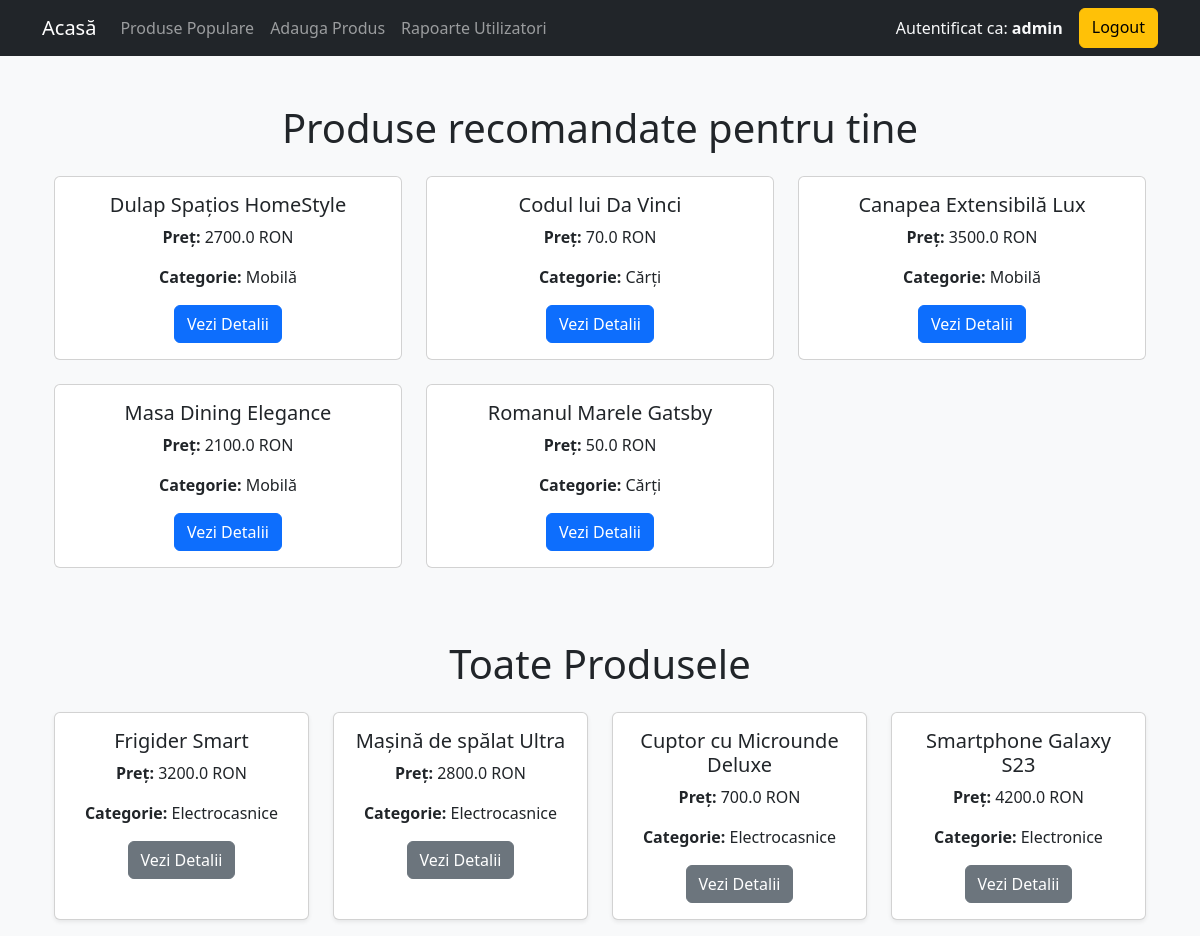
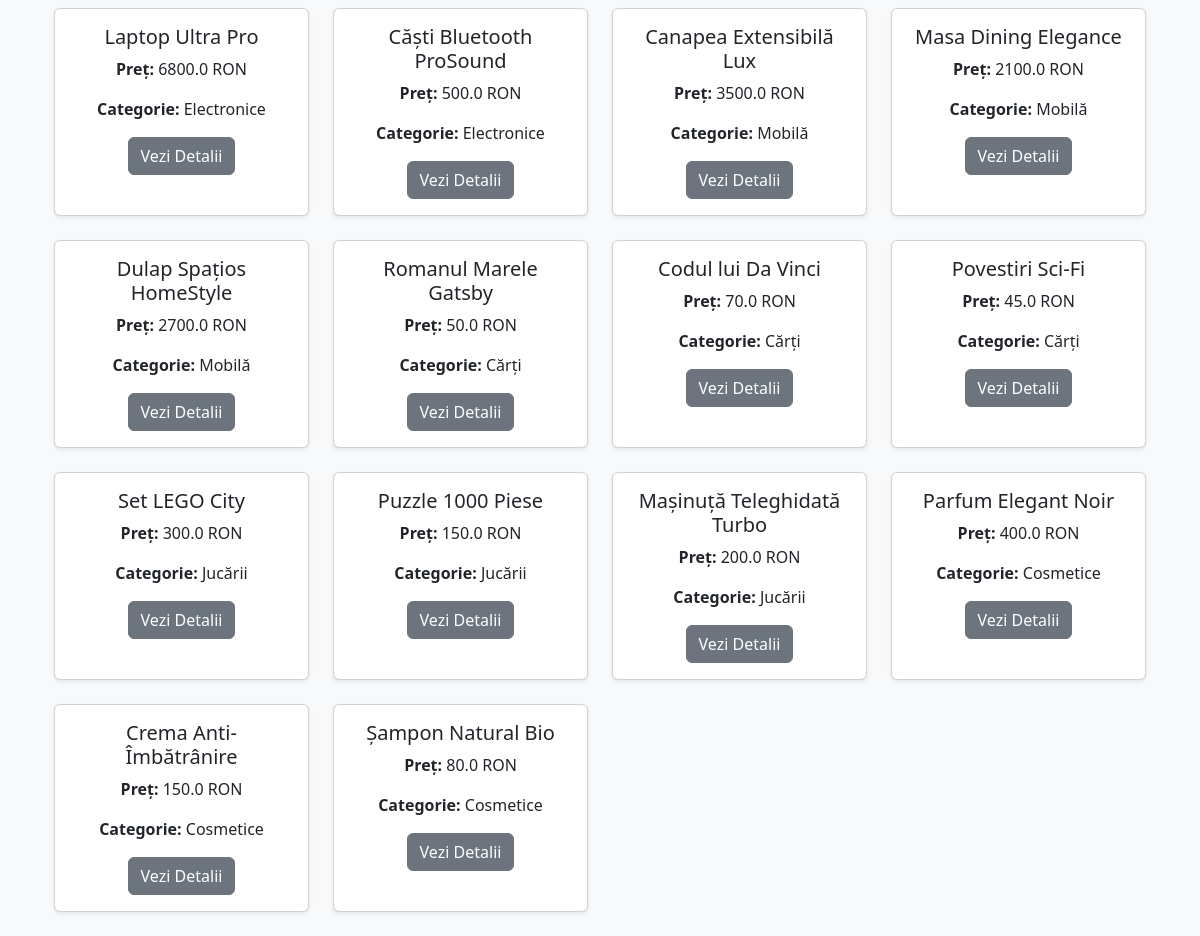
Screenshot of / (signed in) with the database file from the repository (2 pictures, top to bottom).
### models.py (models this page shows, shortened)
class Product(db.Model):
    id = db.Column(db.Integer, primary_key=True)
    name = db.Column(db.String(100))
    category = db.Column(db.String(50))
    price = db.Column(db.Float)
    description = db.Column(db.Text)
    views = db.Column(db.Integer, default=0)
    purchases = db.Column(db.Integer, default=0)

### app.py (the view)
@app.route("/")
@login_required
def home():
    produse = Product.query.all()
    produse_recomandate = get_recommended_products(session.get('user_id'))
    return render_template("index.html", produse=produse, produse_recomandate=produse_recomandate, user_role=session.get('role'))

### app.py (called while the page is built)
def login_required(f):
    @wraps(f)
    def decorated_function(*args, **kwargs):
        if "user_id" not in session:
            flash("Trebuie sa fii autentificat pentru a accesa aceasta pagina.")
            return redirect(url_for("login"))
        return f(*args, **kwargs)
    return decorated_function

### templates/index.html (shortened to what this page needs)
<!DOCTYPE html>
<html lang="ro">
<head>
    <link rel="stylesheet" href="https://cdn.jsdelivr.net/npm/bootstrap@5.3.0/dist/css/bootstrap.min.css">
</head>
<body class="bg-light">
    {% extends 'base.html' %}
{% block content %}
<div class="container mt-5">
    <h1 class="text-center mb-4">Produse recomandate pentru tine</h1>
    <div class="row">
        {% for produs in produse_recomandate %}
        <div class="col-md-4 mb-4">
            <div class="card text-center h-100">
                <div class="card-body">
                    <h5 class="card-title">{{ produs.name }}</h5>
                    <p class="card-text"><strong>Preț:</strong> {{ produs.price }} RON</p>
                    <p class="card-text"><strong>Categorie:</strong> {{ produs.category }}</p>
                    <a href="{{ url_for('view_product', product_id=produs.id) }}" class="btn btn-primary">Vezi Detalii</a>
                </div>
            </div>
        </div>
        {% endfor %}
    </div>
</div>
<div class="container mt-5">
    <h1 class="text-center mb-4">Toate Produsele</h1>
    <div class="row">
        {% for produs in produse %}
        <div class="col-md-3 mb-4 product-card" data-category="{{ produs.category }}">
            <div class="card h-100 shadow-sm">
                <div class="card-body text-center">
                    <h5 class="card-title">{{ produs.name }}</h5>
                    <p class="card-text"><strong>Preț:</strong> {{ produs.price }} RON</p>
                    <p class="card-text"><strong>Categorie:</strong> {{ produs.category }}</p>
                    <a href="{{ url_for('view_product', product_id=produs.id) }}" class="btn btn-secondary">Vezi Detalii</a>
                </div>
            </div>
        </div>
        {% endfor %}
    </div>
</div>
{% endblock %}

### rows the page displays
Product: name "Dulap Spațios HomeStyle", price "2700.0", category "Mobilă"
Product: name "Codul lui Da Vinci", price "70.0", category "Cărți"
Product: name "Canapea Extensibilă Lux", price "3500.0", category "Mobilă"
Product: name "Masa Dining Elegance", price "2100.0", category "Mobilă"
Product: name "Romanul Marele Gatsby", price "50.0", category "Cărți"
Product: name "Frigider Smart", price "3200.0", category "Electrocasnice"
Product: name "Mașină de spălat Ultra", price "2800.0", category "Electrocasnice"
Product: name "Cuptor cu Microunde Deluxe", price "700.0", category "Electrocasnice"
Product: name "Smartphone Galaxy S23", price "4200.0", category "Electronice"
Product: name "Laptop Ultra Pro", price "6800.0", category "Electronice"
Product: name "Căști Bluetooth ProSound", price "500.0", category "Electronice"
Product: name "Povestiri Sci-Fi", price "45.0", category "Cărți"
Product: name "Set LEGO City", price "300.0", category "Jucării"
Product: name "Puzzle 1000 Piese", price "150.0", category "Jucării"
Product: name "Mașinuță Teleghidată Turbo", price "200.0", category "Jucării"
Product: name "Parfum Elegant Noir", price "400.0", category "Cosmetice"
Product: name "Crema Anti-Îmbătrânire", price "150.0", category "Cosmetice"
Product: name "Șampon Natural Bio", price "80.0", category "Cosmetice"

### other values shown
{{ session['role'] }} "admin"
